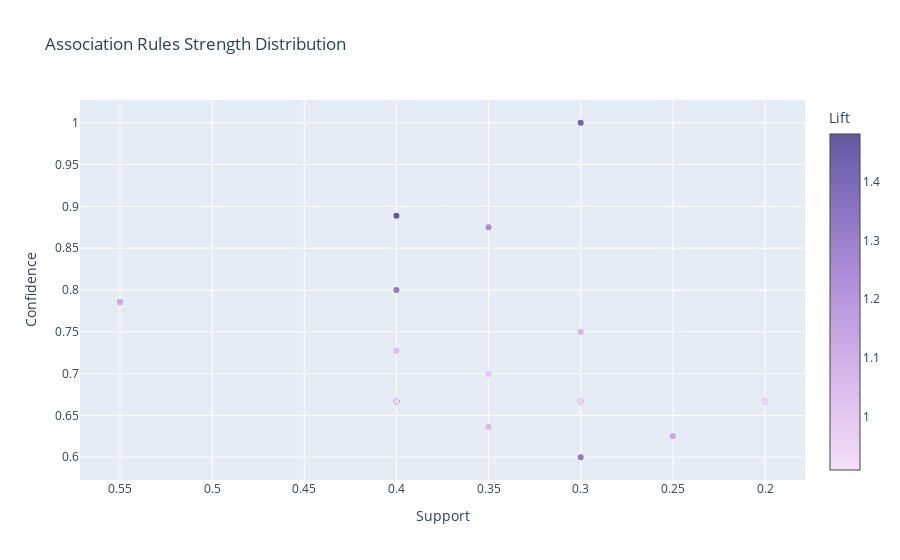
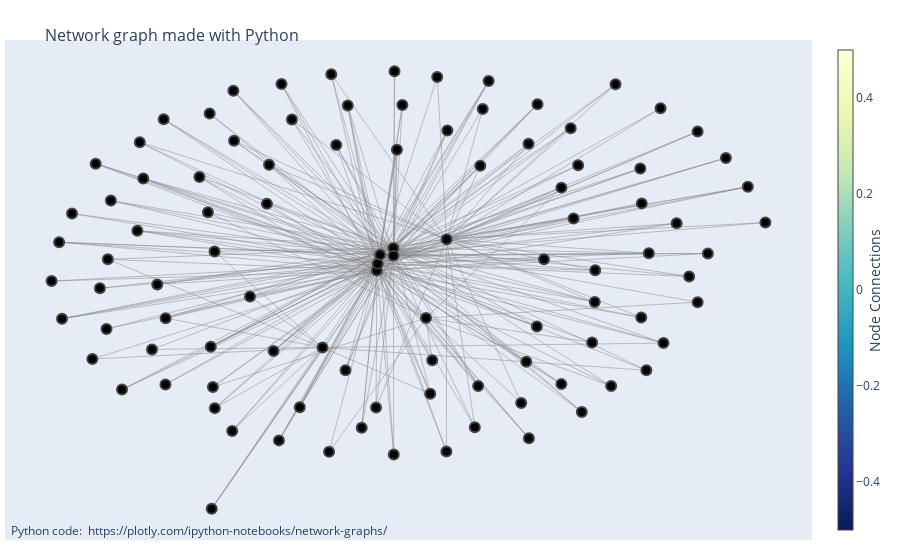

Source (notebook cell) for these figures, in order:
### Code cell
start = time.time()
itemsets, rules = efficient_apriori(transactions, min_support=min_sup, min_confidence=0.6)
times['efficient-apriori'] = time.time() - start
rules = [rule for rule in rules if len(rule.rhs) == 1]
output_efficient_apriori(rules)

### Figure 1 — Plotly figure (JSON) as saved in the notebook; plotly's stock layout.template omitted (floating-point values rounded to 4 significant figures)
{"data": [{"marker": {"color": [1.071, 1.136, 1.25, 0.9524, 0.9524, 1.0, 0.9091, 1.122, 1.122, 1.429, 1.481, 1.481, 1.333, 1.333, 0.9524, 1.333, 1.333, 1.061, 0.9524, 1.111, 1.0, 1.039, 1.212, 0.9524], "colorbar": {"title": {"text": "Lift"}}, "colorscale": [[0.0, "rgb(243, 224, 247)"], [0.1667, "rgb(228, 199, 241)"], [0.3333, "rgb(209, 175, 232)"], [0.5, "rgb(185, 152, 221)"], [0.6667, "rgb(159, 130, 206)"], [0.8333, "rgb(130, 109, 186)"], [1.0, "rgb(99, 88, 159)"]]}, "mode": "markers", "text": ["('Брюки',) => ('Джинсы',), Lift: 1.0714285714285714", "('Брюки',) => ('Сумка',), Lift: 1.1363636363636365", "('Брюки',) => ('Футболка',), Lift: 1.2499999999999998", "('Кроссовки',) => ('Джинсы',), Lift: 0.9523809523809523", "('Куртка',) => ('Джинсы',), Lift: 0.9523809523809524", "('Рубашка',) => ('Джинсы',), Lift: 1.0", "('Сумка',) => ('Джинсы',), Lift: 0.9090909090909091", "('Футболка',) => ('Джинсы',), Lift: 1.1224489795918369", "('Джинсы',) => ('Футболка',), Lift: 1.1224489795918369", "('Шапка',) => ('Джинсы',), Lift: 1.4285714285714286", "('Куртка',) => ('Кроссовки',), Lift: 1.4814814814814814", "('Кроссовки',) => ('Куртка',), Lift: 1.4814814814814814", "('Рубашка',) => ('Кроссовки',), Lift: 1.3333333333333333", "('Кроссовки',) => ('Рубашка',), Lift: 1.3333333333333333", "('Кроссовки',) => ('Футболка',), Lift: 0.9523809523809523", "('Рубашка',) => ('Куртка',), Lift: 1.3333333333333335", "('Куртка',) => ('Рубашка',), Lift: 1.3333333333333335", "('Сумка',) => ('Куртка',), Lift: 1.0606060606060606", "('Куртка',) => ('Футболка',), Lift: 0.9523809523809524", "('Шапка',) => ('Куртка',), Lift: 1.1111111111111112", "('Рубашка',) => ('Футболка',), Lift: 1.0", "('Сумка',) => ('Футболка',), Lift: 1.038961038961039", "('Шапка',) => ('Сумка',), Lift: 1.2121212121212122", "('Шапка',) => ('Футболка',), Lift: 0.9523809523809524"], "x": [0.3, 0.25, 0.35, 0.3, 0.4, 0.35, 0.35, 0.55, 0.55, 0.3, 0.4, 0.4, 0.3, 0.3, 0.3, 0.4, 0.4, 0.35, 0.4, 0.2, 0.35, 0.4, 0.2, 0.2], "y": [0.75, 0.625, 0.875, 0.6667, 0.6667, 0.7, 0.6364, 0.7857, 0.7857, 1.0, 0.6667, 0.8889, 0.6, 0.6667, 0.6667, 0.8, 0.6667, 0.6364, 0.6667, 0.6667, 0.7, 0.7273, 0.6667, 0.6667], "type": "scatter"}], "layout": {"xaxis": {"title": {"text": "Support"}, "autorange": "reversed"}, "title": {"text": "Association Rules Strength Distribution"}, "yaxis": {"title": {"text": "Confidence"}}}}

### Figure 2 — Plotly figure (JSON) as saved in the notebook; plotly's stock layout.template omitted (floating-point values rounded to 4 significant figures; data arrays with more than 128 entries replaced by an {"elided": "..."} marker saying what was removed)
{"data": [{"hoverinfo": "none", "line": {"color": "#888", "width": 0.5}, "mode": "lines", "x": {"elided": "816 float values"}, "y": {"elided": "816 float values"}, "type": "scatter"}, {"hoverinfo": "text", "marker": {"color": [], "colorbar": {"thickness": 15, "title": {"side": "right", "text": "Node Connections"}, "xanchor": "left"}, "colorscale": [[0.0, "rgb(255,255,217)"], [0.125, "rgb(237,248,177)"], [0.25, "rgb(199,233,180)"], [0.375, "rgb(127,205,187)"], [0.5, "rgb(65,182,196)"], [0.625, "rgb(29,145,192)"], [0.75, "rgb(34,94,168)"], [0.875, "rgb(37,52,148)"], [1.0, "rgb(8,29,88)"]], "line": {"width": 2}, "reversescale": true, "showscale": true, "size": 10}, "mode": "markers", "text": ["0", "Брюки", "Джинсы", "1", "Сумка", "2", "Футболка", "3", "Кроссовки", "4", "Куртка", "5", "Рубашка", "6", "7", "8", "9", "Шапка", "10", "11", "12", "13", "14", "15", "16", "17", "18", "19", "20", "21", "22", "23", "24", "25", "26", "27", "28", "29", "30", "31", "32", "33", "34", "35", "36", "37", "38", "39", "40", "41", "42", "43", "44", "45", "46", "47", "48", "49", "50", "51", "52", "53", "54", "55", "56", "57", "58", "59", "60", "61", "62", "63", "64", "65", "66", "67", "68", "69", "70", "71", "72", "73", "74", "75", "76", "77", "78", "79", "80", "81", "82", "83", "84", "85", "86", "87", "88", "89", "90", "91"], "x": [-0.6869, -0.1546, -0.02898, -0.4042, 0.009348, -0.549, -0.02698, 0.3049, 0.1323, -0.6541, 0.009424, 0.3167, -0.02138, -0.2832, -0.7811, -0.5178, -0.1394, 0.08476, 0.6272, 0.2159, 0.8696, 0.1107, 0.426, 0.5837, -0.4156, 0.01195, -0.6695, -0.4196, -0.7339, 0.4365, 0.7129, 0.4688, -0.6511, -0.3224, -0.3635, -0.4037, 0.5944, -0.03078, 0.7129, 0.6643, -0.5367, -0.1343, 0.1319, 0.5826, 0.01009, 0.7366, -0.2495, 0.3575, -0.06395, -0.4081, 0.3978, -0.6183, 0.3978, 0.341, -0.5691, 0.513, -0.4393, 0.3227, 0.09911, 0.523, 0.3218, 0.4194, -0.3592, 0.7783, -0.2254, 0.1976, -0.5772, 0.4761, 0.6933, -0.2783, 0.1341, -0.3608, -0.1014, 0.03007, -0.5219, -0.2072, -0.1228, 0.5804, 0.445, -0.6441, -0.4109, -0.5174, 0.0945, 0.6339, -0.7571, -0.09624, -0.6792, -0.7637, -0.2554, 0.01749, 0.2053, -0.5828, 0.829, 0.2103, 0.6, 0.475, 0.3427, 0.2295, -0.2679, -0.4131], "y": [-0.3941, -0.3474, -0.0359, 0.04131, 0.05548, -0.3552, -0.00802, -0.5716, 0.09096, -0.2723, 0.02396, -0.4052, 0.02829, 0.2341, -0.07874, -0.4973, -0.7697, -0.2279, 0.6207, 0.618, 0.1582, 0.7469, 0.1749, 0.2358, 0.5995, 0.7705, -0.1075, 0.1998, 0.1945, 0.39, -0.1639, -0.3268, 0.009393, -0.1415, -0.6852, -0.5928, -0.4398, -0.5905, 0.5266, 0.155, -0.09227, 0.7587, -0.7679, -0.2261, -0.7806, 0.03312, 0.7192, 0.009383, -0.6718, -0.507, 0.2995, -0.5178, -0.4956, -0.2625, 0.3368, -0.5037, 0.3424, -0.7149, -0.3989, 0.7175, 0.4767, 0.54, 0.4896, 0.4195, 0.5754, -0.6698, 0.483, -0.03521, -0.06017, 0.3917, 0.5304, 0.6917, -0.4393, 0.6338, 0.5765, -0.5897, 0.4723, 0.3767, -0.6086, 0.2472, -1.0, -0.2288, -0.5344, -0.3295, -0.231, 0.6319, 0.3967, 0.0788, -0.7233, 0.4526, -0.5033, 0.1253, 0.3028, 0.3878, 0.03427, -0.1632, 0.637, 0.7307, -0.3619, -0.3444], "type": "scatter"}], "layout": {"annotations": [{"showarrow": false, "text": "Python code: <a href='https://plotly.com/ipython-notebooks/network-graphs/'> https://plotly.com/ipython-notebooks/network-graphs/</a>", "x": 0.005, "xref": "paper", "y": -0.002, "yref": "paper"}], "hovermode": "closest", "margin": {"b": 20, "l": 5, "r": 5, "t": 40}, "showlegend": false, "title": {"font": {"size": 16}, "text": "<br>Network graph made with Python"}, "xaxis": {"showgrid": false, "showticklabels": false, "zeroline": false}, "yaxis": {"showgrid": false, "showticklabels": false, "zeroline": false}}}
